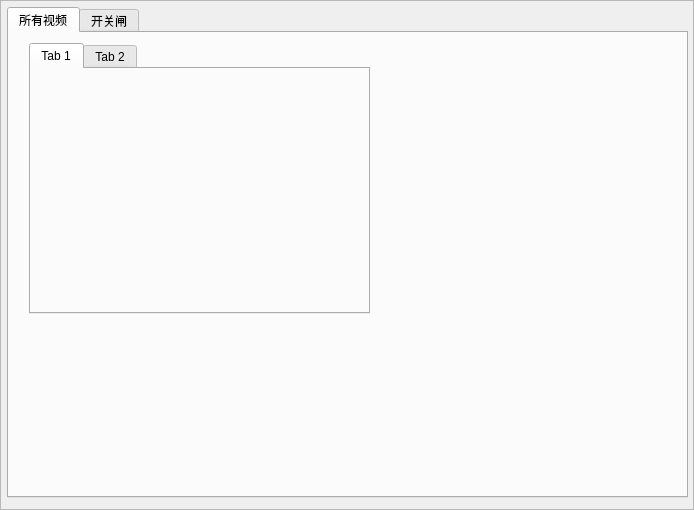
<?xml version="1.0" encoding="UTF-8"?>
<ui version="4.0">
 <class>CIPCVideoFrame</class>
 <widget class="QFrame" name="CIPCVideoFrame">
  <property name="geometry">
   <rect>
    <x>0</x>
    <y>0</y>
    <width>694</width>
    <height>510</height>
   </rect>
  </property>
  <property name="sizePolicy">
   <sizepolicy hsizetype="Expanding" vsizetype="Expanding">
    <horstretch>0</horstretch>
    <verstretch>0</verstretch>
   </sizepolicy>
  </property>
  <property name="windowTitle">
   <string>远程管理</string>
  </property>
  <property name="frameShape">
   <enum>QFrame::StyledPanel</enum>
  </property>
  <property name="frameShadow">
   <enum>QFrame::Raised</enum>
  </property>
  <widget class="QTabWidget" name="tabWidget">
   <property name="geometry">
    <rect>
     <x>7</x>
     <y>7</y>
     <width>681</width>
     <height>491</height>
    </rect>
   </property>
   <property name="sizePolicy">
    <sizepolicy hsizetype="Expanding" vsizetype="Expanding">
     <horstretch>0</horstretch>
     <verstretch>0</verstretch>
    </sizepolicy>
   </property>
   <property name="currentIndex">
    <number>0</number>
   </property>
   <widget class="QWidget" name="tabVideo">
    <property name="sizePolicy">
     <sizepolicy hsizetype="Expanding" vsizetype="Expanding">
      <horstretch>0</horstretch>
      <verstretch>0</verstretch>
     </sizepolicy>
    </property>
    <attribute name="title">
     <string>所有视频</string>
    </attribute>
    <widget class="QTabWidget" name="tabWidgetVideo">
     <property name="geometry">
      <rect>
       <x>20</x>
       <y>10</y>
       <width>341</width>
       <height>271</height>
      </rect>
     </property>
     <widget class="QWidget" name="tab">
      <attribute name="title">
       <string>Tab 1</string>
      </attribute>
     </widget>
     <widget class="QWidget" name="tab_2">
      <attribute name="title">
       <string>Tab 2</string>
      </attribute>
     </widget>
    </widget>
   </widget>
   <widget class="QWidget" name="tabGate">
    <property name="sizePolicy">
     <sizepolicy hsizetype="Expanding" vsizetype="Expanding">
      <horstretch>0</horstretch>
      <verstretch>0</verstretch>
     </sizepolicy>
    </property>
    <attribute name="title">
     <string>开关闸</string>
    </attribute>
    <widget class="QTableWidget" name="tableWidget">
     <property name="geometry">
      <rect>
       <x>10</x>
       <y>10</y>
       <width>651</width>
       <height>401</height>
      </rect>
     </property>
     <column>
      <property name="text">
       <string>通道名</string>
      </property>
     </column>
     <column>
      <property name="text">
       <string>CAN地址</string>
      </property>
     </column>
     <column>
      <property name="text">
       <string>开关闸</string>
      </property>
     </column>
    </widget>
    <widget class="QWidget" name="layoutWidget">
     <property name="geometry">
      <rect>
       <x>340</x>
       <y>440</y>
       <width>320</width>
       <height>25</height>
      </rect>
     </property>
     <layout class="QHBoxLayout" name="horizontalLayout">
      <item>
       <widget class="QPushButton" name="btnOpen">
        <property name="text">
         <string>开选定闸</string>
        </property>
       </widget>
      </item>
      <item>
       <widget class="QPushButton" name="btnClose">
        <property name="text">
         <string>关选定闸</string>
        </property>
       </widget>
      </item>
      <item>
       <widget class="QPushButton" name="btnOpenAll">
        <property name="text">
         <string>开所有闸</string>
        </property>
       </widget>
      </item>
      <item>
       <widget class="QPushButton" name="btnCloseAll">
        <property name="text">
         <string>关所有闸</string>
        </property>
       </widget>
      </item>
     </layout>
    </widget>
   </widget>
  </widget>
 </widget>
 <resources/>
 <connections/>
</ui>
